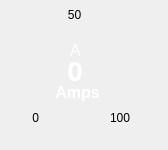
             <widget class="QWidget" name="widget_4" native="true">
              <property name="sizePolicy">
               <sizepolicy hsizetype="Minimum" vsizetype="Minimum">
                <horstretch>0</horstretch>
                <verstretch>0</verstretch>
               </sizepolicy>
              </property>
              <property name="minimumSize">
               <size>
                <width>150</width>
                <height>150</height>
               </size>
              </property>
              <widget class="QLabel" name="arc4_body">
               <property name="geometry">
                <rect>
                 <x>25</x>
                 <y>25</y>
                 <width>100</width>
                 <height>100</height>
                </rect>
               </property>
               <property name="autoFillBackground">
                <bool>false</bool>
               </property>
               <property name="styleSheet">
                <string notr="true">background-color: rgba(255, 255, 255, 0);</string>
               </property>
               <property name="text">
                <string/>
               </property>
               <property name="pixmap">
                <pixmap>../assests/arc_body_brown.png</pixmap>
               </property>
               <property name="scaledContents">
                <bool>false</bool>
               </property>
               <property name="alignment">
                <set>Qt::AlignmentFlag::AlignCenter</set>
               </property>
              </widget>
              <widget class="QLabel" name="arc4_max_value">
               <property name="geometry">
                <rect>
                 <x>110</x>
                 <y>110</y>
                 <width>49</width>
                 <height>16</height>
                </rect>
               </property>
               <property name="text">
                <string>100</string>
               </property>
              </widget>
              <widget class="QLabel" name="arc4_needle">
               <property name="geometry">
                <rect>
                 <x>25</x>
                 <y>25</y>
                 <width>100</width>
                 <height>100</height>
                </rect>
               </property>
               <property name="autoFillBackground">
                <bool>false</bool>
               </property>
               <property name="styleSheet">
                <string notr="true">background-color: rgba(255, 255, 255, 0);</string>
               </property>
               <property name="text">
                <string/>
               </property>
               <property name="pixmap">
                <pixmap>../assests/arc_needle.png</pixmap>
               </property>
               <property name="scaledContents">
                <bool>false</bool>
               </property>
               <property name="alignment">
                <set>Qt::AlignmentFlag::AlignCenter</set>
               </property>
              </widget>
              <widget class="QLabel" name="arc4_mid_value">
               <property name="geometry">
                <rect>
                 <x>50</x>
                 <y>7</y>
                 <width>49</width>
                 <height>16</height>
                </rect>
               </property>
               <property name="text">
                <string>50</string>
               </property>
               <property name="alignment">
                <set>Qt::AlignmentFlag::AlignCenter</set>
               </property>
              </widget>
              <widget class="QLabel" name="arc4_min_value">
               <property name="geometry">
                <rect>
                 <x>-10</x>
                 <y>110</y>
                 <width>49</width>
                 <height>16</height>
                </rect>
               </property>
               <property name="text">
                <string>0</string>
               </property>
               <property name="alignment">
                <set>Qt::AlignmentFlag::AlignRight|Qt::AlignmentFlag::AlignTrailing|Qt::AlignmentFlag::AlignVCenter</set>
               </property>
              </widget>
              <widget class="QLabel" name="arc4_current_value">
               <property name="geometry">
                <rect>
                 <x>44</x>
                 <y>55</y>
                 <width>62</width>
                 <height>31</height>
                </rect>
               </property>
               <property name="font">
                <font>
                 <family>Trebuchet MS</family>
                 <pointsize>20</pointsize>
                 <bold>true</bold>
                </font>
               </property>
               <property name="styleSheet">
                <string notr="true">color: rgb(85, 255, 127);
color: rgb(255, 255, 255);</string>
               </property>
               <property name="text">
                <string>0</string>
               </property>
               <property name="alignment">
                <set>Qt::AlignmentFlag::AlignCenter</set>
               </property>
              </widget>
              <widget class="QLabel" name="arc4_label1">
               <property name="geometry">
                <rect>
                 <x>52</x>
                 <y>82</y>
                 <width>51</width>
                 <height>20</height>
                </rect>
               </property>
               <property name="font">
                <font>
                 <pointsize>12</pointsize>
                 <bold>true</bold>
                </font>
               </property>
               <property name="styleSheet">
                <string notr="true">background-color: rgba(255, 255, 255, 0);
color: rgb(255, 255, 255);</string>
               </property>
               <property name="text">
                <string>Amps</string>
               </property>
               <property name="alignment">
                <set>Qt::AlignmentFlag::AlignCenter</set>
               </property>
              </widget>
              <widget class="QLabel" name="arc4_label2">
               <property name="geometry">
                <rect>
                 <x>50</x>
                 <y>40</y>
                 <width>51</width>
                 <height>20</height>
                </rect>
               </property>
               <property name="font">
                <font>
                 <pointsize>12</pointsize>
                 <bold>false</bold>
                </font>
               </property>
               <property name="styleSheet">
                <string notr="true">background-color: rgba(255, 255, 255, 0);
color: rgb(255, 255, 255);</string>
               </property>
               <property name="text">
                <string>A</string>
               </property>
               <property name="alignment">
                <set>Qt::AlignmentFlag::AlignCenter</set>
               </property>
              </widget>
             </widget>
